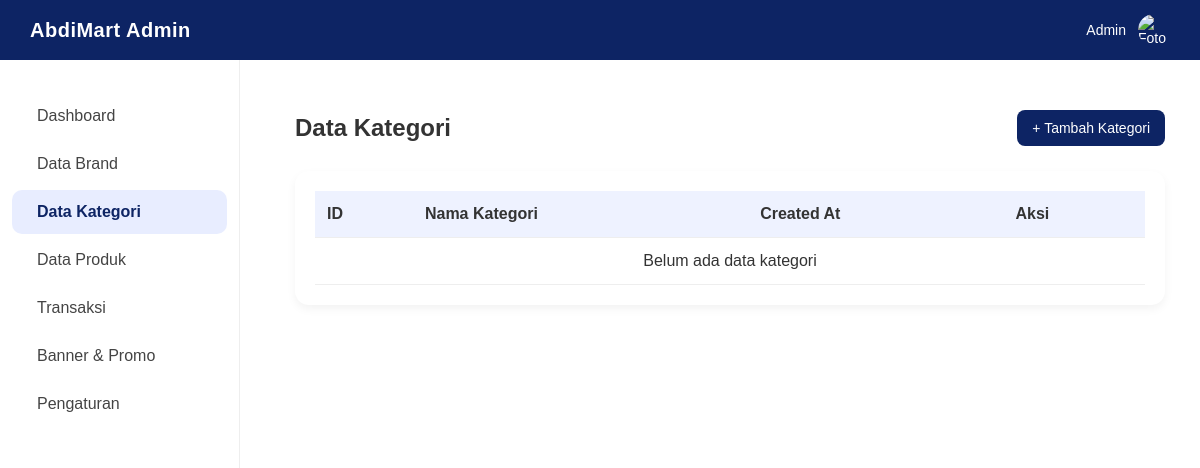
Before: /admin/kategori/index.php with the older database file.
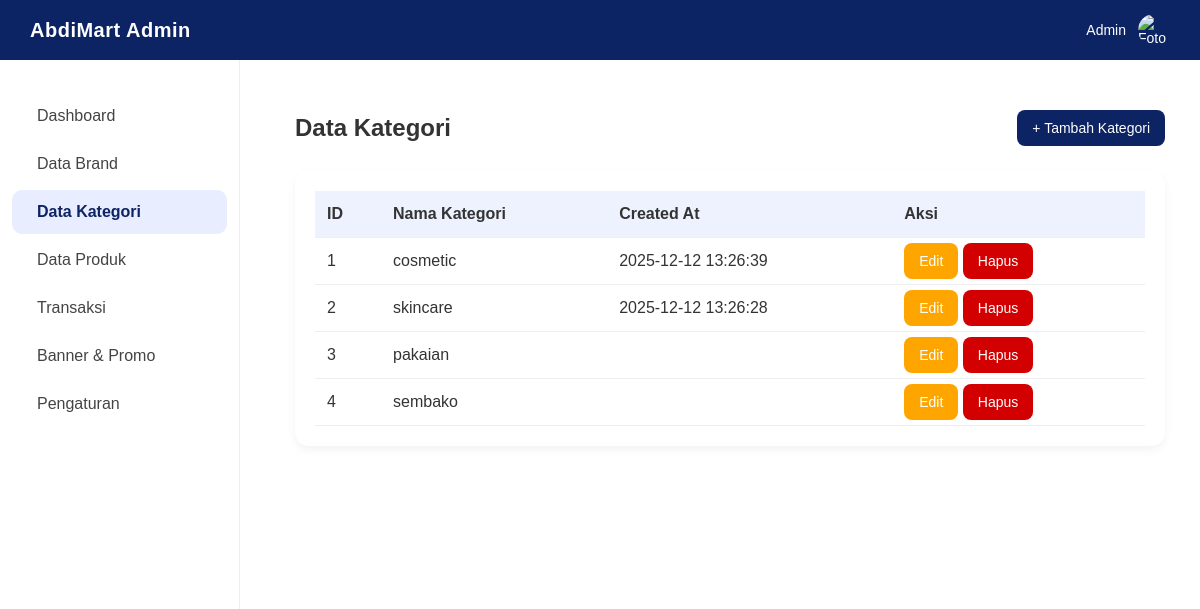
After: the same page with the newer database file.
### tables this page shows
CREATE TABLE `categories` (
  `id` int NOT NULL,
  `name` varchar(100) DEFAULT NULL,
  `slug` varchar(120) DEFAULT NULL,
  `created_at` timestamp NULL DEFAULT NULL,
  `updated_at` timestamp NULL DEFAULT NULL
);

### admin/kategori/index.php (the view)
<?php include '../layouts/header.php'; ?>
<?php include '../layouts/sidebar.php'; ?>
<?php include '../../databases/koneksi.php'; ?>
<div class="main">
  <div class="page-header">
    <div class="page-title">Data Kategori</div>
    <a href="create.php" class="btn btn-primary">+ Tambah Kategori</a>
  </div>
  <div class="card table-container">
    <table>
      <thead>
        <tr>
          <th>ID</th>
          <th>Nama Kategori</th>
          <th>Created At</th>
          <th>Aksi</th>
        </tr>
      </thead>
      <tbody>
        <?php
        $sql = "SELECT * FROM categories ORDER BY id DESC";
        $result = $conn->query($sql);
        $no = 1;
        if ($result->num_rows > 0):
          while ($row = $result->fetch_assoc()):
        ?>
            <tr>
              <td><?= $no++; ?></td>
              <td><?= $row['name']; ?></td>
              <td><?= $row['created_at']; ?></td>
              <td>
                <a href="edit.php?id=<?= $row['id']; ?>" class="btn btn-warning">Edit</a>
                <a href="../../databases/kategori/ProsesDelete.php?id=<?= $row['id']; ?>"
                  class="btn btn-danger"
                  onclick="return confirm('Yakin ingin hapus kategori ini?')">
                  Hapus
                </a>
              </td>
            </tr>
          <?php
          endwhile;
        else:
          ?>
          <tr>
            <td colspan="5" style="text-align:center;">Belum ada data kategori</td>
          </tr>
        <?php endif; ?>
      </tbody>
    </table>
  </div>
</div>
<?php include '../layouts/footer.php'; ?>

### admin/layouts/sidebar.php (shortened to what this page needs)
<?php
$current_folder = basename(dirname($_SERVER['PHP_SELF']));
$current_file = basename($_SERVER['PHP_SELF']);
$current_path = trim(str_replace($_SERVER['DOCUMENT_ROOT'], '', $_SERVER['PHP_SELF']), '/');
$admin_root = trim(BASE_URL, '/');
$menu_items = [
  'Dashboard' => ['link' => BASE_URL . 'index.php', 'type' => 'file', 'name' => 'index.php'],
  'Data Brand' => ['link' => BASE_URL . 'brand/', 'type' => 'folder', 'name' => 'brand'],
  'Data Kategori' => ['link' => BASE_URL . 'kategori/', 'type' => 'folder', 'name' => 'kategori'],
  'Data Produk' => ['link' => BASE_URL . 'produk/', 'type' => 'folder', 'name' => 'produk'],
  'Transaksi' => ['link' => BASE_URL . 'transaksi/', 'type' => 'folder', 'name' => 'transaksi'],
  'Banner & Promo' => ['link' => BASE_URL . 'promo/', 'type' => 'folder', 'name' => 'promo'],
  'Pengaturan' => ['link' => BASE_URL . 'pengaturan/', 'type' => 'folder', 'name' => 'pengaturan'],
];
?>
<div class="sidebar">
  <ul>
    <?php foreach ($menu_items as $label => $item): ?>
      <?php
      $is_active = false;
      if ($item['type'] == 'file') {
        if ($current_file == $item['name'] && dirname($current_path) == $admin_root) {
          $is_active = true;
        }
      } elseif ($item['type'] == 'folder') {
        if ($current_folder == $item['name']) {
          $is_active = true;
        }
      }
      ?>
      <li class="<?= $is_active ? 'active' : '' ?>">
        <a href="<?= $item['link'] ?>"><?= $label ?></a>
      </li>
    <?php endforeach; ?>
  </ul>
</div>

Changed rows visible on the page:
added categories: name "cosmetic", created_at "2025-12-12 13:26:39"
added categories: name "skincare", created_at "2025-12-12 13:26:28"
added categories: name "pakaian"
added categories: name "sembako"
Other visible differences:
text no longer shown: "Belum ada data kategori"
